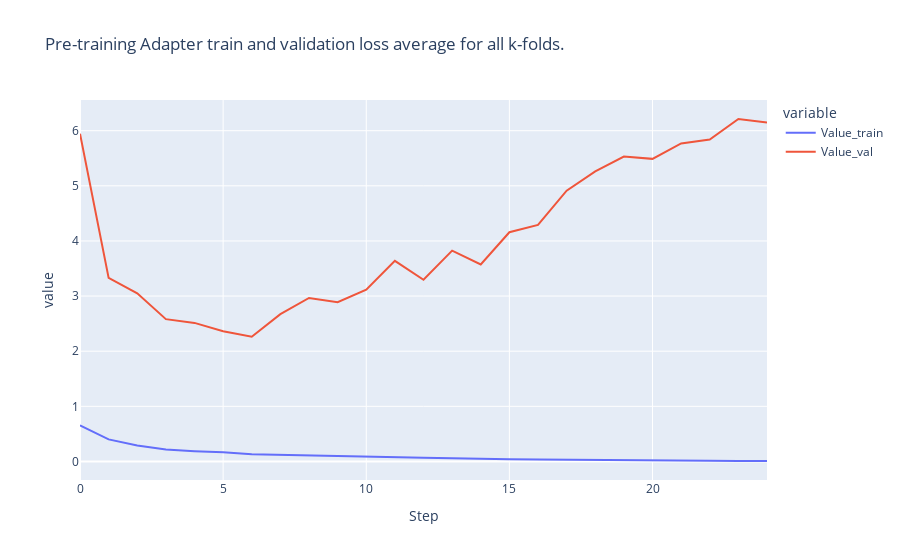

Here is the notebook cell this chart was saved with:
### Code cell
import plotly.express as px

loss_df_merged = dict_of_dfs_list["loss.csv"].merge(dict_of_dfs_list["eval_loss.csv"], on='Step', how='inner', suffixes=("_train", "_val"))
loss_df_merged.reset_index(inplace=True)

fig = px.line(loss_df_merged, x="Step", y=["Value_train", "Value_val"], title=f"Pre-training Adapter train and validation loss average for all k-folds.")
fig.show()

### Figure 1 — Plotly figure (JSON) as saved in the notebook; plotly's stock layout.template omitted (floating-point values rounded to 4 significant figures)
{"data": [{"hovertemplate": "variable=Value_train<br>Step=%{x}<br>value=%{y}<extra></extra>", "legendgroup": "Value_train", "line": {"color": "#636efa", "dash": "solid"}, "marker": {"symbol": "circle"}, "mode": "lines", "name": "Value_train", "orientation": "v", "showlegend": true, "type": "scatter", "x": [0, 1, 2, 3, 4, 5, 6, 7, 8, 9, 10, 11, 12, 13, 14, 15, 16, 17, 18, 19, 20, 21, 22, 23, 24], "xaxis": "x", "y": [0.6561, 0.3999, 0.2887, 0.2176, 0.1873, 0.1674, 0.1311, 0.1197, 0.1003, 0.08742, 0.08482, 0.07117, 0.06584, 0.05923, 0.04477, 0.0381, 0.03327, 0.0277, 0.02204, 0.02044, 0.01657, 0.01532, 0.01051, 0.008227, 0.009169], "yaxis": "y"}, {"hovertemplate": "variable=Value_val<br>Step=%{x}<br>value=%{y}<extra></extra>", "legendgroup": "Value_val", "line": {"color": "#EF553B", "dash": "solid"}, "marker": {"symbol": "circle"}, "mode": "lines", "name": "Value_val", "orientation": "v", "showlegend": true, "type": "scatter", "x": [0, 1, 2, 3, 4, 5, 6, 7, 8, 9, 10, 11, 12, 13, 14, 15, 16, 17, 18, 19, 20, 21, 22, 23, 24], "xaxis": "x", "y": [5.945, 3.33, 3.05, 2.582, 2.513, 2.363, 2.262, 2.673, 2.966, 2.889, 3.114, 3.638, 3.296, 3.824, 3.573, 4.158, 4.29, 4.912, 5.261, 5.53, 5.489, 5.768, 5.838, 6.212, 6.149], "yaxis": "y"}], "layout": {"legend": {"title": {"text": "variable"}, "tracegroupgap": 0}, "title": {"text": "Pre-training Adapter train and validation loss average for all k-folds."}, "xaxis": {"anchor": "y", "domain": [0, 1], "title": {"text": "Step"}}, "yaxis": {"anchor": "x", "domain": [0, 1], "title": {"text": "value"}}}}
